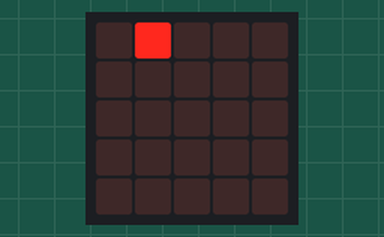
A program run on a simulated BBC micro:bit (MakeCode). Parts: the board's 5×5 LED display. Random numbers come from a fixed seed.

Above: at 0.1 s.
At 1.1 s:
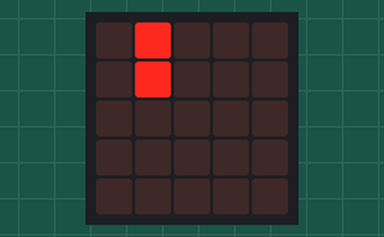
At 2.1 s:
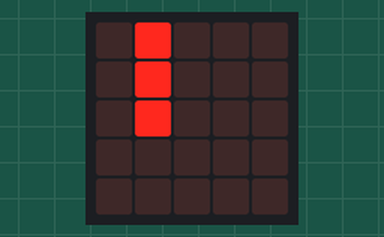
At 3.1 s:
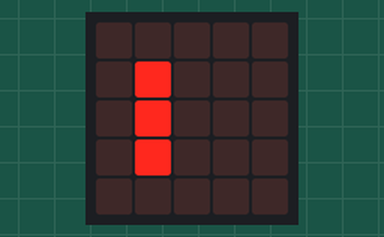
At 4.1 s:
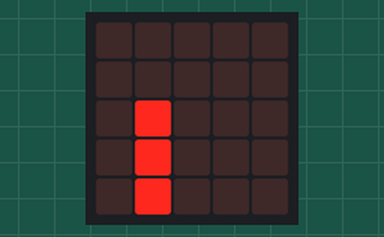
At 6.2 s:
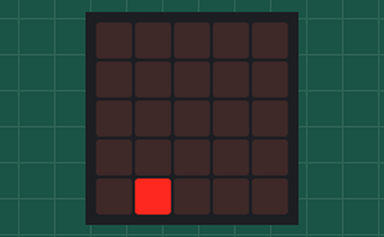

The program:

main.ts
```typescript
let y = 0
let x = randint(0, 4)
y += 0
let y1 = y - 1
let y2 = y - 2
basic.forever(function () {
    led.plotBrightness(x, y, 255)
    basic.pause(1000)
    led.unplot(x, y)
    y += 1
    led.plot(x, y)
    led.plotBrightness(x, y1, 255)
    led.unplot(x, y1)
    y1 += 1
    led.plot(x, y1)
    led.plotBrightness(x, y2, 135)
    led.unplot(x, y2)
    y2 += 1
    led.plot(x, y2)
})
```

test.ts
```typescript
// les tests vont ici ; cela ne sera pas compilé si ce paquet est utilisé en tant qu'extension.
```

Measured:
- what the display in image 1 shows lasts 1.0 s, from 1.0 s to 2.0 s
